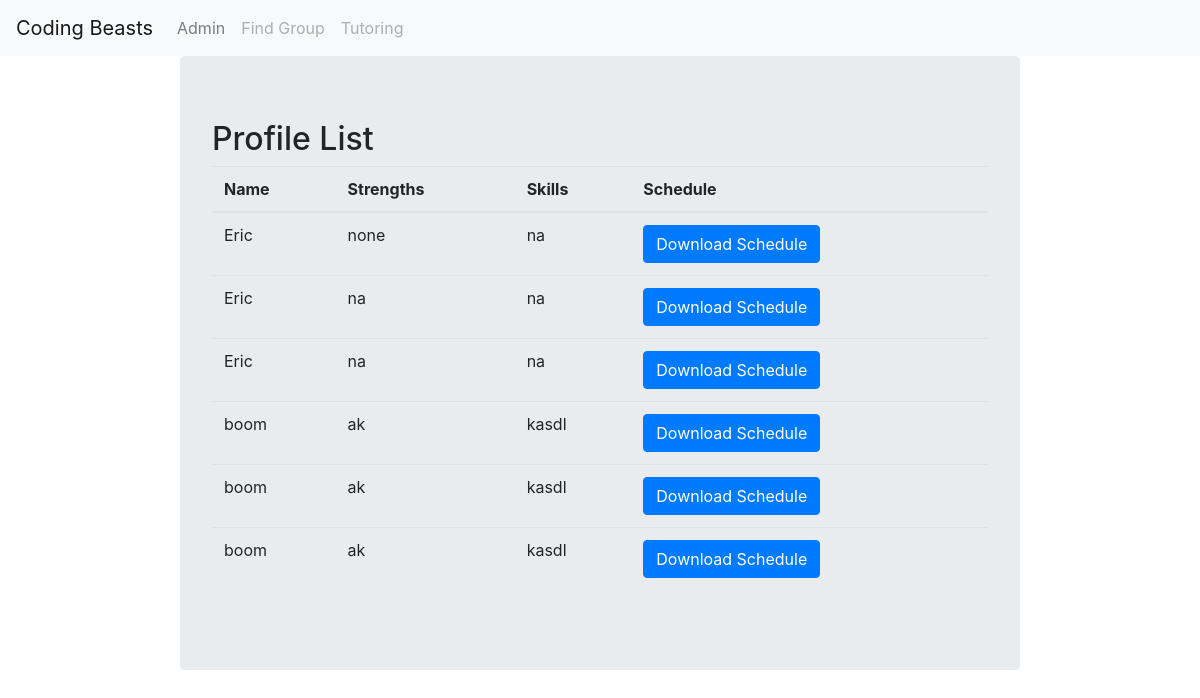
Page /profiles/ on the earlier database version.
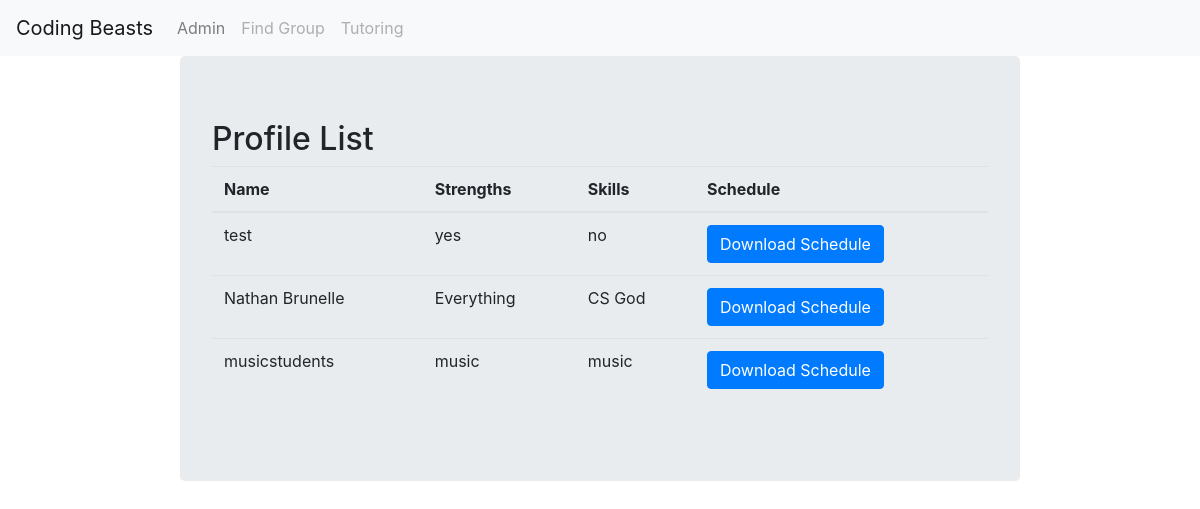
Same page on the later database version.
### sbuddy/models.py (models this page shows)
class User(models.Model):
    name = models.CharField(max_length=100, blank=False)
    strengths = models.CharField(max_length=255, blank=False)
    skills = models.CharField(max_length=255, blank=False)
    schedule = models.FileField(upload_to='schedules/')
    uploaded_at = models.DateTimeField(auto_now_add=True)

### sbuddy/views.py (the view)
# urls.py: path('profiles/',views.profile,name="profile"),
def profile(request):
    users = User.objects.all()
    return render(request, 'sbuddy/profile.html',{'users':users})

### sbuddy/templates/sbuddy/profile.html (shortened to what this page needs)
{% load bootstrap4 %}
{% bootstrap_css %}
<html>
  <head>
  </head>
  <body>
  <nav class="navbar navbar-expand-lg navbar-light bg-light">
  <a class="navbar-brand" href="#">Coding Beasts</a>
  <div class="collapse navbar-collapse" id="navbarText">
    <ul class="navbar-nav mr-auto">
      <li class="nav-item">
        <a class="nav-link" href="{% url 'admin:index' %}">Admin</a>
      </li>
      <li class="nav-item">
        <a class="nav-link disabled" href="#">Find Group</a>
      </li>
      <li class="nav-item">
        <a class="nav-link disabled" href="#">Tutoring</a>
      </li>
    </ul>
  </div>
</nav>
<body>
    <div class="form jumbotron">
        <h2> Profile List </h2>
        <table class="table">
            <thead>
                <tr>
                <th>Name</th>
                <th>Strengths</th>
                <th>Skills</th>
                <th>Schedule</th>
                </tr>
            </thead>
            <tbody>
                {% for user in users %}
                <tr>
                    <td>{{ user.name }}</td>
                    <td>{{ user.strengths }}</td>
                    <td>{{ user.skills }}</td>
                    <td>
                        <a href="{{ user.schedule.url }}" class = "btn btn-primary btn-small">
                            Download Schedule
                        </a>
                </td>
                </tr>
                {% endfor %}
            </tbody>
        </table>
    </div>
</body>

### sbuddy/templates/sbuddy/profile.html (style rules this page uses)
.form { margin-right: 15%; margin-left: 15%; }

Differences in the rows shown:
removed User: name "Eric", strengths "none", skills "na"
removed User: name "Eric", strengths "na", skills "na"
removed User: name "Eric", strengths "na", skills "na"
removed User: name "boom", strengths "ak", skills "kasdl"
removed User: name "boom", strengths "ak", skills "kasdl"
removed User: name "boom", strengths "ak", skills "kasdl"
added User: name "test", strengths "yes", skills "no"
added User: name "Nathan Brunelle", strengths "Everything", skills "CS God"
added User: name "musicstudents", strengths "music", skills "music"
